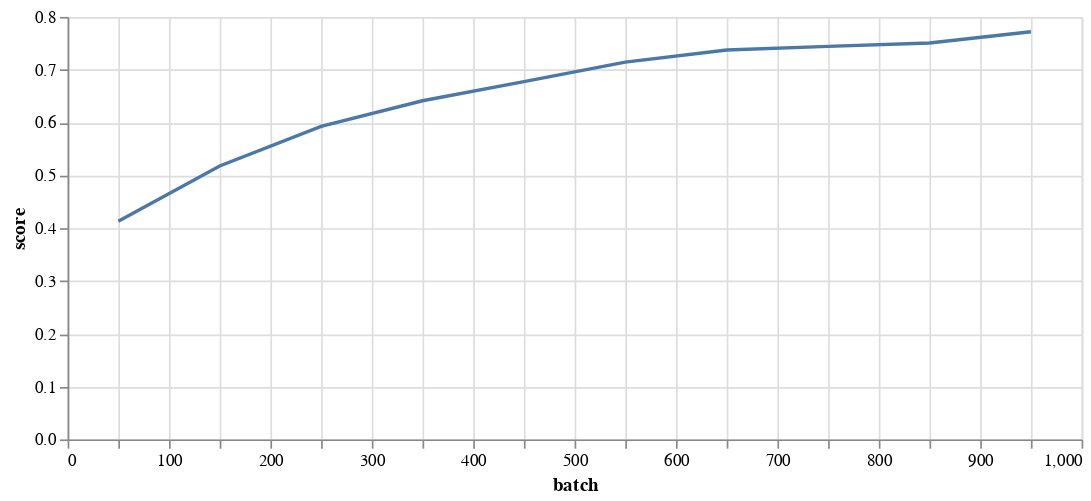

The notebook cell saved with this chart:
### Code cell
import pandas as pd
import altair as alt

pltr = pd.DataFrame(data)

(alt.Chart(pltr)
  .mark_line()
  .encode(x='batch:Q', y='score:Q')
  .properties(width=600, height=250)
  .interactive())

### Figure 1 — Vega-Lite specification as saved in the notebook (floating-point values rounded to 4 significant figures)
{"config": {"view": {"continuousWidth": 400, "continuousHeight": 300}}, "data": {"name": "data-d12d22d0c962bfe73d44da7adb77b46b"}, "mark": "line", "encoding": {"x": {"field": "batch", "type": "quantitative"}, "y": {"field": "score", "type": "quantitative"}}, "height": 250, "selection": {"selector010": {"type": "interval", "bind": "scales", "encodings": ["x", "y"]}}, "width": 600, "$schema": "https://vega.github.io/schema/vega-lite/v4.17.0.json", "datasets": {"data-d12d22d0c962bfe73d44da7adb77b46b": [{"batch": 50, "score": 0.4131}, {"batch": 150, "score": 0.5176}, {"batch": 250, "score": 0.5925}, {"batch": 350, "score": 0.6412}, {"batch": 450, "score": 0.6775}, {"batch": 550, "score": 0.7144}, {"batch": 650, "score": 0.7374}, {"batch": 750, "score": 0.7442}, {"batch": 850, "score": 0.7507}, {"batch": 950, "score": 0.7718}]}}
